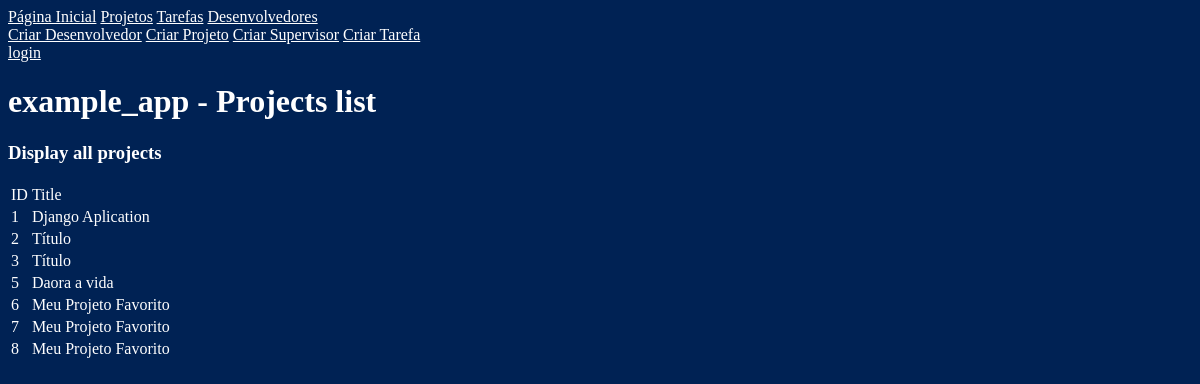
The app's page /, older data.
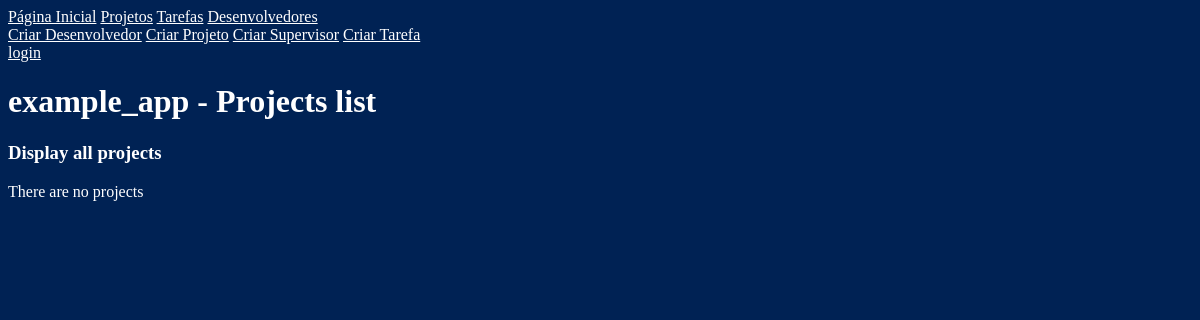
The same page, newer data.
### example_app/models.py (models this page shows, shortened)
class Project(models.Model):
	title 			= models.CharField(max_length=100, verbose_name="Title")
	description 	= models.CharField(max_length=1000, verbose_name="Description")
	client_name 	= models.CharField(max_length=1000, verbose_name="Client name")

### example_app/views/index.py (the view)
# urls.py: url(r'^$', 'example_app.views.index.page',name='index'),
def page(request):
	all_projects = Project.objects.all()
	return render(request, 'index.html',{'action':'Display all projects','all_projects':all_projects })

### example_app/templates/index.html (shortened to what this page needs)
{% extends "base.html" %}
{% block h1 %}
	{{ bloc.super }} Projects list
{% endblock %}
{% block article_content %}
	<h3>{{ action }}</h3>
	<table>
	{% if all_projects|length > 0 %}
		<thead>
			<tr>
				<td>ID</td>
				<td>Title</td>
			</tr>
		</thead>
		<tbody>
			{% for p in all_projects %}
			<tr>
				<td>{{ p.id }}</td>
				<td>{{ p.title }}</td>
			</tr>
			{% endfor %}
		</tbody>
	</table>
	{% else %}
		<span> There are no projects</span>
	{% endif %}
{% endblock %}

### example_app/templates/base.html (shortened to what this page needs)
<html>
<head>
	{% load staticfiles %}
	<link rel="stylesheet" type="text/css" href="{% static "css/base/style.css" %}">
</head>
<body>
	<div id="visualizar_componentes">
		<a href="{% url "index" %}">Página Inicial</a>
		<a href="{% url "project_detail" %}">Projetos</a>
		<a href="{% url "list_task" %}">Tarefas</a>
		<a href="{% url "list_developer" %}">Desenvolvedores</a>
	</div>
	<div id="criar_componentes">
		<a href="{% url "create_developer" %}">Criar Desenvolvedor</a>
		<a href="{% url "create_project" %}">Criar Projeto</a>
		<a href="{% url "create_supervisor" %}">Criar Supervisor</a>
		<a href="{% url "create_task" %}">Criar Tarefa</a>
	</div>
	<div id="login">
		{% if not user.is_authenticated %}
			<a href="{% url "public_connection" %}">login</a>
		{% else %}
			<a href="{% url "logout" %}">logout</a>
		{% endif %}
	</div>
	<h1>
		example_app - {% block h1 %}{% endblock %}
	</h1>
	<article>
		{% block article_content %} {% endblock %}
	</article>
</body>
</html>

### example_app/static/css/base/style.css (style rules this page uses)
body { color: white; background-color: #002254; font-family: Ubuntu; }
a { color: white; }

Row changes from the older to the newer data that the page shows:
removed Project: id "1", title "Django Aplication"
removed Project: id "2", title "Título"
removed Project: id "3", title "Título"
removed Project: id "5", title "Daora a vida"
removed Project: id "6", title "Meu Projeto Favorito"
removed Project: id "7", title "Meu Projeto Favorito"
removed Project: id "8", title "Meu Projeto Favorito"
Text that changed along with them:
text no longer shown: "ID Title"
text now shown: "There are no projects"
